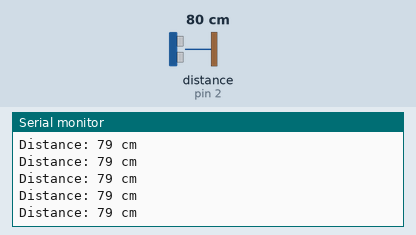
A sketch run on a simulated Arduino Uno, built with avr-gcc and run on an emulated ATmega328P. On the bench: the last lines printed to the serial monitor. Wiring (inferred from the names in the program): ultrasonic range finder: trigger pin 3; echo pin 2. The inputs (shaded band) are chosen by the test bench; at power-on: distance to the obstacle (sensor on pin 2) 80 cm. The echo pulse lasts 58.3 µs per cm.

Above: at 1.2 s.
1.3 s: distance to the obstacle (sensor on pin 2) set to 120 cm
At 1.9 s:
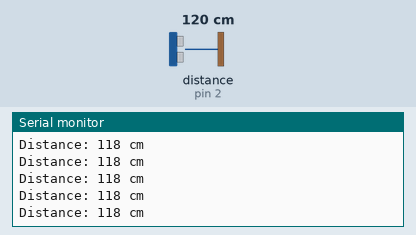
4.3 s: distance to the obstacle (sensor on pin 2) set to 2 cm
At 4.8 s:
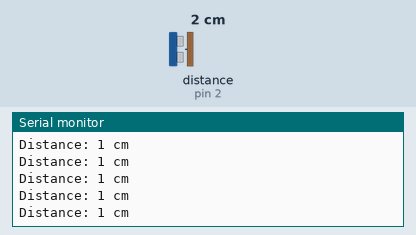
7.3 s: distance to the obstacle (sensor on pin 2) set to 18 cm
At 7.8 s:
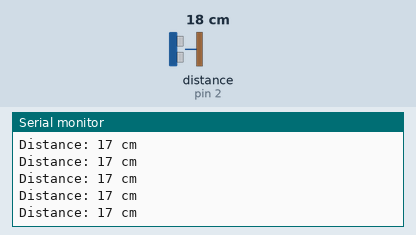
10.3 s: distance to the obstacle (sensor on pin 2) set to 250 cm
At 10.8 s:
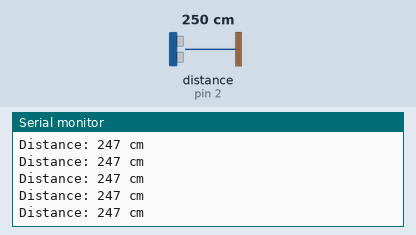
13.3 s: distance to the obstacle (sensor on pin 2) set to 4 cm
At 13.8 s:
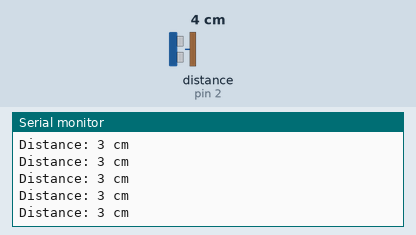
Timing chart, 0 to 16.3 s (numbered marks = the images above; inputs shaded):
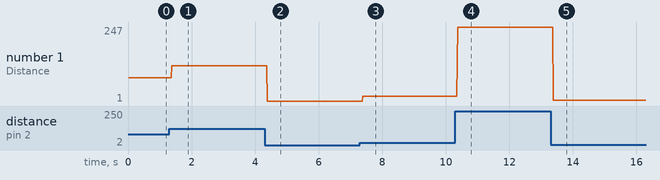

The sketch:

ultrasonic.ino
```cpp
#define echoPin 2 // συνδέστε την ακίδα D2 Arduino στην ακίδα Echo του HC-SR04
#define trigPin 3 // συνδέστε την ακίδα D3 Arduino στην ακίδα Trig του HC-SR04

long duration; // μεταβλητή για τη διάρκεια της διαδρομής των ηχητικών κυμάτων
int distance; // μεταβλητή για τη μέτρηση της απόστασης

void setup() {
  pinMode(trigPin, OUTPUT); // Ορίζει το trigPin ως OUTPUT
  pinMode(echoPin, INPUT); // Ορίζει το echoPin ως INPUT
  Serial.begin(9600);    // Η σειριακή επικοινωνία ξεκινά με ταχύτητα baudrate 9600
  Serial.println("Ultrasonic Sensor HC-SR04");
}
void loop() {
  // Αρχικοποίηση του trigPin ως LOW
  digitalWrite(trigPin, LOW);
  delayMicroseconds(2);

  // Θέτουμε το trigPin HIGH (ACTIVE) για 10 μικροδευτερόλεπτα
  digitalWrite(trigPin, HIGH);
  delayMicroseconds(10);
  digitalWrite(trigPin, LOW);

  // Διαβάζει το echoPin, επιστρέφει το χρόνο διαδρομής του ηχητικού κύματος σε μικροδευτερόλεπτα
  duration = pulseIn(echoPin, HIGH);

  // Υπολογισμός της απόστασης
  distance = duration * 0.034 / 2; // Ταχύτητα ηχητικού κύματος διαιρούμενη με 2 (πηγαινει και πίσω)

  // Εμφανίζει την απόσταση στη σειριακή οθόνη
  Serial.print("Distance: ");
  Serial.print(distance);
  Serial.println(" cm");
}
```

Measured:
- after the input at 1.3 s, the serial monitor: prints a new line after 0.07 s (image 1)
- after the input at 4.3 s, the serial monitor: prints a new line after 0.09 s (image 2)
- after the input at 7.3 s, the serial monitor: prints a new line after 0.08 s (image 3)
- after the input at 10.3 s, the serial monitor: prints a new line after 0.07 s (image 4)
- after the input at 13.3 s, the serial monitor: prints a new line after 0.08 s (image 5)
- plotted number 1: 79 → 118 after the input at 1.3 s, 118 → 1 after the input at 4.3 s, 1 → 17 after the input at 7.3 s, 17 → 247 after the input at 10.3 s, 247 → 3 after the input at 13.3 s
